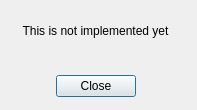
<?xml version="1.0" encoding="UTF-8"?>
<ui version="4.0">
 <class>Dialog</class>
 <widget class="QDialog" name="Dialog">
  <property name="geometry">
   <rect>
    <x>0</x>
    <y>0</y>
    <width>197</width>
    <height>110</height>
   </rect>
  </property>
  <property name="windowTitle">
   <string>Not Implemented</string>
  </property>
  <widget class="QDialogButtonBox" name="buttonBox">
   <property name="geometry">
    <rect>
     <x>0</x>
     <y>70</y>
     <width>191</width>
     <height>32</height>
    </rect>
   </property>
   <property name="orientation">
    <enum>Qt::Horizontal</enum>
   </property>
   <property name="standardButtons">
    <set>QDialogButtonBox::Close</set>
   </property>
   <property name="centerButtons">
    <bool>true</bool>
   </property>
  </widget>
  <widget class="QLabel" name="label">
   <property name="geometry">
    <rect>
     <x>0</x>
     <y>10</y>
     <width>191</width>
     <height>41</height>
    </rect>
   </property>
   <property name="text">
    <string>This is not implemented yet</string>
   </property>
   <property name="scaledContents">
    <bool>false</bool>
   </property>
   <property name="alignment">
    <set>Qt::AlignCenter</set>
   </property>
   <property name="wordWrap">
    <bool>true</bool>
   </property>
  </widget>
 </widget>
 <resources/>
 <connections>
  <connection>
   <sender>buttonBox</sender>
   <signal>accepted()</signal>
   <receiver>Dialog</receiver>
   <slot>accept()</slot>
   <hints>
    <hint type="sourcelabel">
     <x>248</x>
     <y>254</y>
    </hint>
    <hint type="destinationlabel">
     <x>157</x>
     <y>274</y>
    </hint>
   </hints>
  </connection>
  <connection>
   <sender>buttonBox</sender>
   <signal>rejected()</signal>
   <receiver>Dialog</receiver>
   <slot>reject()</slot>
   <hints>
    <hint type="sourcelabel">
     <x>316</x>
     <y>260</y>
    </hint>
    <hint type="destinationlabel">
     <x>286</x>
     <y>274</y>
    </hint>
   </hints>
  </connection>
 </connections>
</ui>
